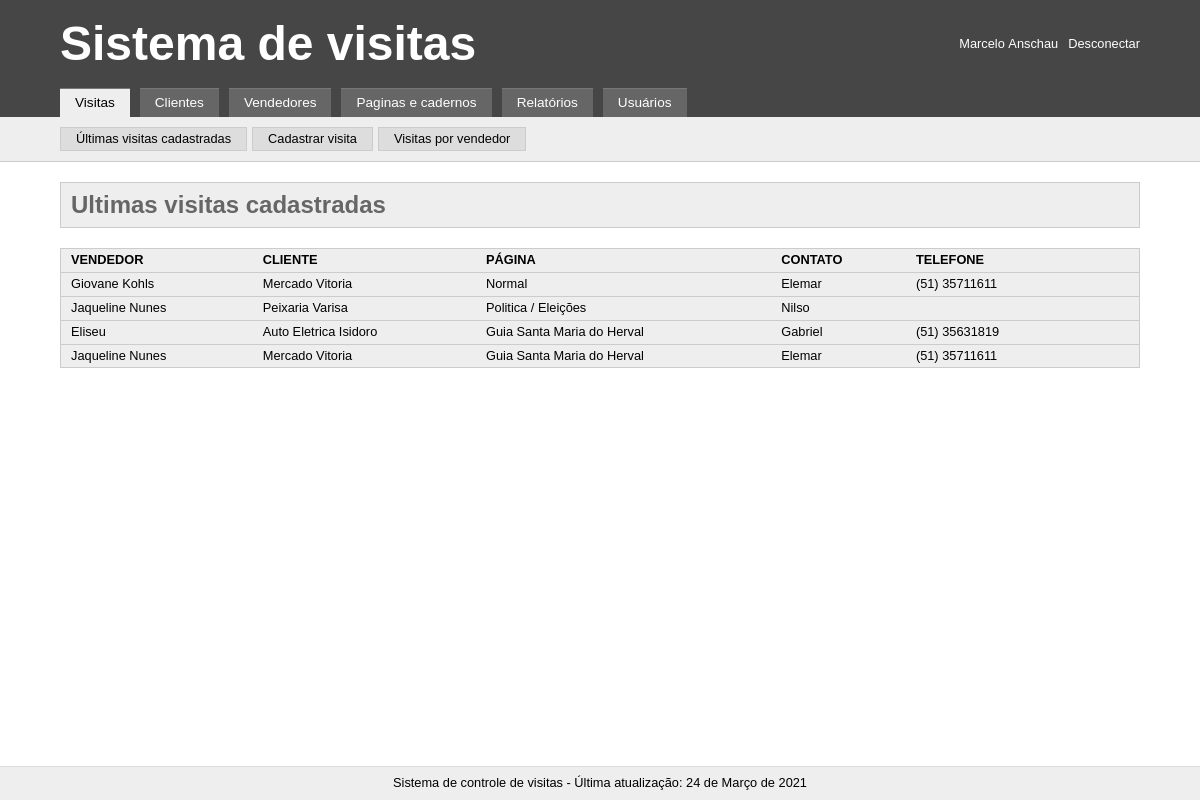
/index.php?tab=visitas&subtab=ultimas_visitas_cadastradas (signed in), run on the app's committed database.
### tables this page shows
CREATE TABLE `visits` (
  `id` int(11) NOT NULL,
  `date` varchar(20) NOT NULL,
  `seller` varchar(255) NOT NULL,
  `client` varchar(255) NOT NULL,
  `contact` varchar(255) NOT NULL,
  `page` varchar(100) NOT NULL,
  `type` varchar(50) NOT NULL,
  `phone` varchar(30) NOT NULL,
  `result` varchar(20) NOT NULL
);

### _include/crud.php (called while the page is built, shortened)
<?php
$infoVisits = $pdo->query("SELECT * FROM visits")->fetchAll();

### _include/visitas.php (the view, shortened to what this page needs)
<nav class="opcoes">
	<div class="content">
		<a href="index.php?tab=visitas&subtab=ultimas_visitas_cadastradas">Últimas visitas cadastradas</a>
		<a href="index.php?tab=visitas&subtab=cadastrar_visita">Cadastrar visita</a>
		<a href="index.php?tab=visitas&subtab=visitas_por_vendedor">Visitas por vendedor</a>
	</div>
</nav>
<div class="content">
	<h2><?php
	$h2 = ucfirst(str_replace('_', ' ', $current_subtab))." ".$current_seller;
	echo $h2;
	?></h2>
	<?php if($current_subtab == "ultimas_visitas_cadastradas"){ ?>
		<div class="responsive_table">
			<table>
				<tr>
					<th>Vendedor</th>
					<th>Cliente</th>
					<th>Página</th>
					<th>Contato</th>
					<th>Telefone</th>
					<th></th>
				</tr>
				<?php foreach($infoVisits as $valueVisits){ ?>
					<tr>
						<td><?= $valueVisits['seller'] ?></td>
						<td><?= $valueVisits['client'] ?></td>
						<td><?= $valueVisits['page'] ?></td>
						<td><?= $valueVisits['contact'] ?></td>
						<td><?= $valueVisits['phone'] ?></td>
						<td><a href="index.php?tab=visitas&subtab=editar_visita&visit=<?= $valueVisits['id'] ?>&client=<?= $valueVisits['client'] ?>" class="edit"></a></td>
					</tr>
				<?php } ?>
			</table>
		</div>
	<?php } ?>
</div>

### _templates/css/style.css (style rules this page uses)
* { margin: 0; padding: 0; font: inherit; -moz-box-sizing: border-box; -webkit-box-sizing: border-box; box-sizing: border-box; }
body { line-height: 1; font-size: 1em; font-family: Arial, Helvetica, sans-serif; }
table { border-collapse: collapse; border-spacing: 0; }
.content { max-width: 1100px; margin: 0 auto; padding: 0 10px; }
.responsive_table { overflow-x: auto; }
.opcoes { background: #eee; padding: 10px 0; border-bottom: 1px solid #ccc; }
.opcoes .content { display: flex; }
.opcoes a { background: #ddd; display: inline-block; color: #000; text-decoration: none; font-size: 0.8em; border: 1px solid #ccc; padding: 5px 15px; margin-right: 5px; }
main h2 { background-color: #eee; border: 1px solid #ccc; margin: 20px 0; padding: 10px; font-size: 1.5em; font-weight: bold; color: #666; }
main table { border: 1px solid #ccc; width: 100%; white-space: nowrap; }
main table tr { background: #eee; }
main table tr td, main table tr th { border-bottom: 1px solid #ccc; padding: 5px 10px; font-size: 0.8em; }
main table tr th { text-align: left; text-transform: uppercase; font-size: 0.8em; font-weight: bold; }

### data on the page
visits: seller "Giovane Kohls", client "Mercado Vitoria", page "Normal", contact "Elemar", phone "(51) 35711611"
visits: seller "Jaqueline Nunes", client "Peixaria Varisa", page "Politica / Eleições", contact "Nilso"
visits: seller "Eliseu", client "Auto Eletrica Isidoro", page "Guia Santa Maria do Herval", contact "Gabriel", phone "(51) 35631819"
visits: seller "Jaqueline Nunes", client "Mercado Vitoria", page "Guia Santa Maria do Herval", contact "Elemar", phone "(51) 35711611"

### other printed values
$_SESSION['name'] "Marcelo Anschau"
$h2 "Ultimas visitas cadastradas"
